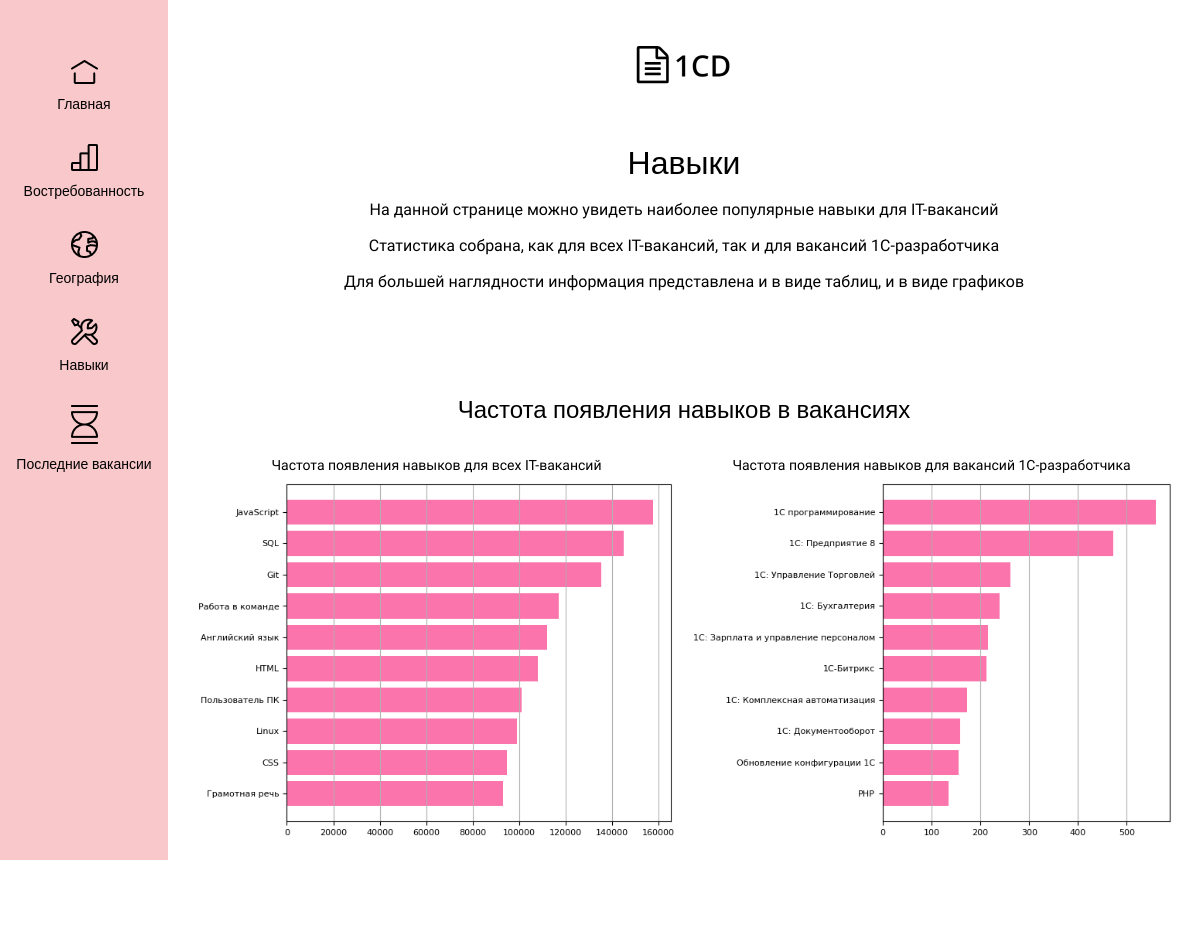
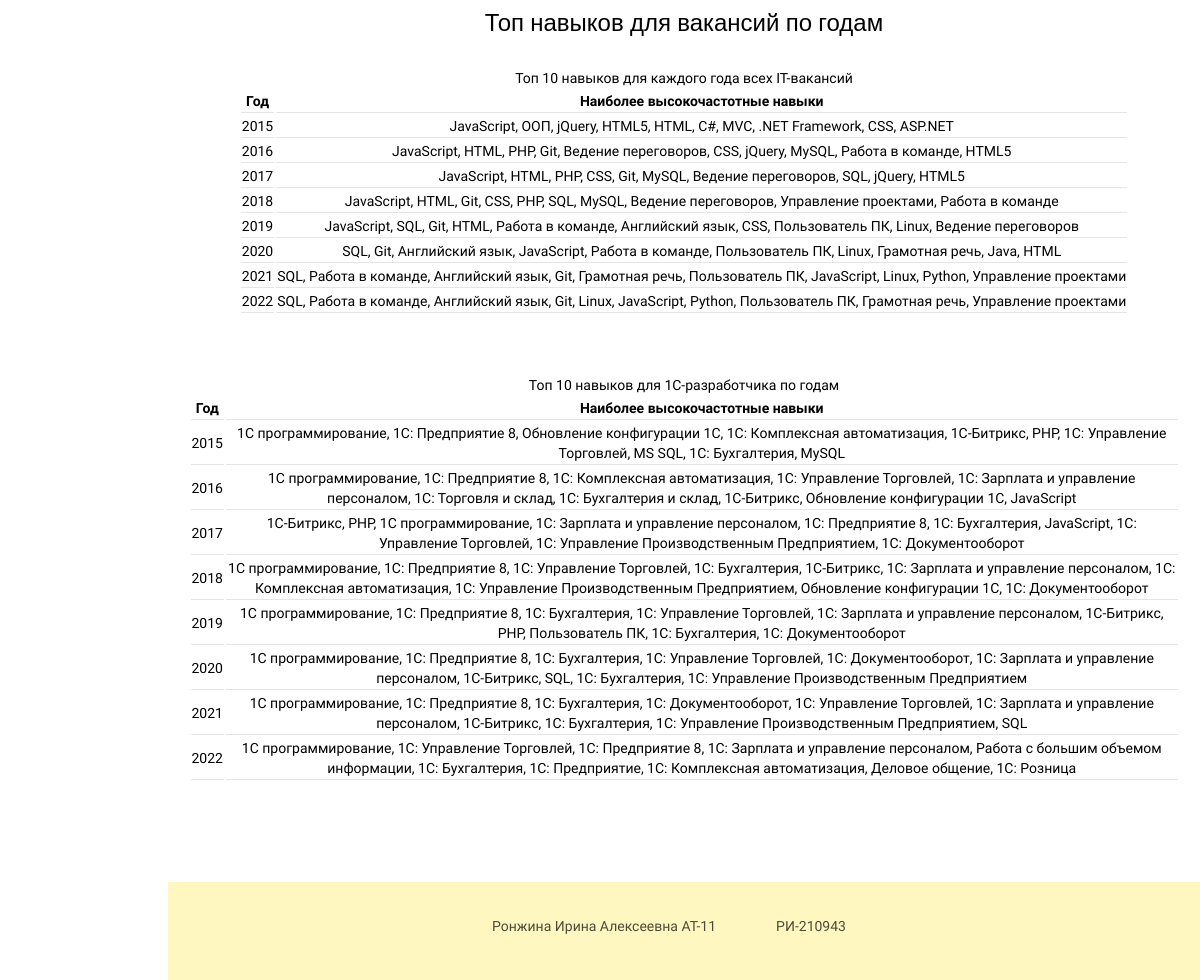
Screenshot of /skills/ with the database file from the repository (2 pictures, top to bottom).
### dev1C/models.py (models this page shows, shortened)
class Block(models.Model):
    title = models.CharField(max_length=63, blank=True)
    title_style = models.TextField(blank=True,null= True)
    page = models.CharField(max_length=25, choices=PAGES)
    style = models.TextField(blank=True)
    class Meta:
        verbose_name = 'Блок'
        verbose_name_plural = "Блоки"

class Content(models.Model):
    title = models.CharField(max_length=63, blank=True)
    title_style = models.TextField(blank=True, null=True)
    image = models.ImageField(upload_to='images/', blank=True)
    content = models.TextField(blank=True)
    style = models.TextField(blank=True)
    type = models.CharField(max_length=25, choices=TYPES)
    block = models.ForeignKey('Block', on_delete=models.CASCADE, null=True)
    class Meta:
        verbose_name = 'Содержание блока'
        verbose_name_plural = "Содержания блока"

### dev1C/views.py (the view)
# urls.py: path('skills/', skills, name='skills'),
def skills(request):
    blocks = Block.objects.filter(page='skills')
    context = {'blocks': blocks}
    return render(request, 'dev1C/skills.html', context=context)

### dev1C/templatetags/custom_tags.py (called while the page is built)
@register.simple_tag()
def get_all_content(block_id):
    contents = Content.objects.filter(block=block_id)
    return contents

@register.inclusion_tag('dev1C/table.html')
def show_table(table: Content):
    data = table.content.split('\n')
    head = data[0].split(',')
    rows = data[1:]
    values = list()
    for row in rows:
        if '[' in row and ']' in row:
            new_row = list()
            index = row.index('[')
            new_row.append(row[:index].split(',')[0])
            array = row[index:].replace('[', '').replace(']', '').replace("'", '')
            new_row.append(array)
            values.append(new_row)
        else:
            values.append(row.split(','))
    return {'content': table,
            'heads': head,
            'rows': values}

### dev1C/templates/dev1C/skills.html
{% extends 'dev1C/base.html' %}
{% block title_page %}
    <section class="page-lead">
    <h1>Навыки</h1>
        <p>На данной странице можно увидеть наиболее популярные навыки для IT-вакансий</p>
        <p>Статистика собрана, как для всех IT-вакансий, так и для вакансий 1С-разработчика</p>
        <p>Для большей наглядности информация представлена и в виде таблиц, и в виде графиков</p>
    </section>
{% endblock %}

### dev1C/templates/dev1C/base.html (shortened to what this page needs)
{% load static %}
{% load custom_tags %}
<!DOCTYPE html>
<html lang="en">
<head>
    <link rel="stylesheet" href="{% static 'dev1C/css/style.css' %}">
</head>
<body>
<header>
<nav>
    <ul class="nav-list">
        <li class="nav-item">
            <a class="nav-link" href="{% url 'home' %}"><img class="nav-icon" src="{% static 'dev1C/image/Home.png' %}">
            <p>Главная</p></a>
        </li>
        <li class="nav-item">
            <a class="nav-link" href="{% url 'demand' %}"><img class="nav-icon" src="{% static 'dev1C/image/Demand.png' %}">
            <p>Востребованность</p></a>
        </li>
        <li class="nav-item">
            <a class="nav-link" href="{% url 'areas' %}"><img class="nav-icon" src="{% static 'dev1C/image/Areas.png' %}">
            <p>География</p></a>
        </li>
        <li class="nav-item">
            <a class="nav-link" href="{% url 'skills' %}"><img class="nav-icon" src="{% static 'dev1C/image/Skills.png' %}">
            <p>Навыки</p></a>
        </li>
        <li class="nav-item">
            <a class="nav-link" href="{% url 'vacancies' %}"><img class="nav-icon" src="{% static 'dev1C/image/Vacancies.png' %}">
            <p>Последние вакансии</p></a>
        </li>
    </ul>
</nav>
    <div class="logo">
    <img src="{% static 'dev1C/image/Logo.png' %}">
        </div>
</header>
<main>
{% block title_page %}{% endblock %}
{% block main %}
    {% for block in blocks %}
        <section>
        <h2 class="title-{{ block.pk }}">{{ block.title }}</h2>
        <div class="section-{{ block.pk }}">
        {% get_all_content block.pk as contents %}
        {% for content in contents %}
            <div class="content-{{ content.pk }}">
            <p class="content-{{ content.pk }}-title">{{ content.title }}</p>
            {% if content.type == 'text' %}
                {% get_list content as list %}
                {% for p in list %}
                    <p>{{ p }}</p>
                {% endfor %}
            {% elif content.type == 'image' %}
                <img src="{{ content.image.url }}" class="content-{{ content.pk }}">
            {% elif content.type == 'table' %}
                {% show_table content %}
                {% endif %}
            </div>
            {% endfor %}
        </div>
        </section>
    {% endfor %}
{% endblock %}
</main>
<footer>
    <div class="author">
    <p>Ронжина Ирина Алексеевна АТ-11<p>
    <p>РИ-210943</p>
    </div>
</footer>
</body>
</html>

### dev1C/templates/dev1C/table.html
<table class="content-{{ content.pk }}">
    <tr>
        {% for head in heads %}
            <th align="center">{{ head }}</th>
        {% endfor %}
    </tr>
    {% for th in rows %}
    <tr>
        {% for td in th %}
            <td align="center">{{ td }}</td>
            {% endfor %}
    </tr>
    {% endfor %}
</table>

### dev1C/static/dev1C/css/style.css (style rules this page uses)
body { margin: 0; padding: 0; font-size: 14px; font-family: 'Cantarell', sans-serif; font-weight: 500; line-height: 20px; }
nav { display: flex; flex-direction: column; background-color: #F8C8CA; width: 168px; position: fixed; height: 100vh; margin-top: -40px; padding-top: 60px; }
.nav-list { margin: 0; padding: 0; }
nav p { margin: 0; }
.nav-link { color: black; text-decoration: none; font-family: "Open Sans", sans-serif; font-size: 14px; }
.nav-item a { display: flex; gap: 10px; flex-direction: column; align-items: center; margin-bottom: 30px; }
main { margin-left: 168px; }
.logo { margin: 40px 0 50px 168px; display: flex; justify-content: center; }
h1 { font-family: "Open Sans", sans-serif; font-size: 32px; line-height: 44px; grid-area: title; align-self: start; font-weight: 400; margin: 0; }
h2 { font-family: "Open Sans", sans-serif; font-weight: 400; font-size: 24px; line-height: 33px; margin-top: 0; margin-bottom: 40px; }
section { margin-bottom: 100px; }
li:before { content: "‣"; color: black; }
li { margin-bottom: 10px; }
li:last-child { margin-bottom: 0; }
ul { margin: 0; padding: 0; list-style: none; }
.nav-item:before { content: ""; }
.author { display: flex; justify-content: center; margin-left: 168px; background-color: rgba(255, 247, 191, 1); padding-top: 20px; padding-bottom: 30px; }
.author p { margin-right: 30px; color: rgba(0, 0, 0, 0.7); }
.page-lead { font-size: 16px; text-align: center; width: 991px; margin-left: auto; margin-right: auto; }
tr { border-bottom: 1px solid rgba(0, 0, 0, 0.1); }
th { border-bottom: 1px solid rgba(0, 0, 0, 0.1); }
td { border-bottom: 1px solid rgba(0, 0, 0, 0.1); }
.page-lead h1 { font-family: "Open Sans", sans-serif; font-size: 32px; line-height: 44px; font-weight: 400; }

### rows the page displays
Block: title "Частота появления навыков в вакансиях"
Content: title "Частота появления навыков для всех IT-вакансий", image (picture)
Content: title "Частота появления навыков для вакансий 1С-разработчика", image (picture)
Block: title "Топ навыков для вакансий по годам"
Content: title "Топ 10 навыков для каждого года всех IT-вакансий", heads "Год" "Наиболее высокочастотные навыки", th "2015" "JavaScript, ООП, jQuery, HTML5, HTML, C#, MVC, .NET Framework, CSS, ASP.NET" "2016" "JavaScript, HTML, PHP, Git, Ведение переговоров, CSS, jQuery, MySQL, Работа в команде, HTML5" "2017" "JavaScript, HTML, PHP, CSS, Git, MySQL, Ведение переговоров, SQL, jQuery, HTML5" "2018" "JavaScript, HTML, Git, CSS, PHP, SQL, MySQL, Ведение переговоров, Управление проектами, Работа в команде" "2019" "JavaScript, SQL, Git, HTML, Работа в команде, Английский язык, CSS, Пользователь ПК, Linux, Ведение переговоров" "2020" "SQL, Git, Английский язык, JavaScript, Работа в команде, Пользователь ПК, Linux, Грамотная речь, Java, HTML" "2021" "SQL, Работа в команде, Английский язык, Git, Грамотная речь, Пользователь ПК, JavaScript, Linux, Python, Управление проектами" "2022" "SQL, Работа в команде, Английский язык, Git, Linux, JavaScript, Python, Пользователь ПК, Грамотная речь, Управление проектами"
Content: title "Топ 10 навыков для 1С-разработчика по годам", heads "Год" "Наиболее высокочастотные навыки", th "2015" "1С программирование, 1С: Предприятие 8, Обновление конфигурации 1С, 1С: Комплексная автоматизация, 1С-Битрикс, PHP, 1С: Управление Торговлей, MS SQL, 1С: Бухгалтерия, MySQL" "2016" "1С программирование, 1С: Предприятие 8, 1С: Комплексная автоматизация, 1С: Управление Торговлей, 1С: Зарплата и управление персоналом, 1С: Торговля и склад, 1С: Бухгалтерия и склад, 1С-Битрикс, Обновление конфигурации 1С, JavaScript" "2017" "1С-Битрикс, PHP, 1С программирование, 1С: Зарплата и управление персоналом, 1С: Предприятие 8, 1С: Бухгалтерия, JavaScript, 1С: Управление Торговлей, 1С: Управление Производственным Предприятием, 1С: Документооборот" "2018" "1С программирование, 1С: Предприятие 8, 1С: Управление Торговлей, 1С: Бухгалтерия, 1С-Битрикс, 1С: Зарплата и управление персоналом, 1С: Комплексная автоматизация, 1С: Управление Производственным Предприятием, Обновление конфигурации 1С, 1С: Документооборот" "2019" "1С программирование, 1С: Предприятие 8, 1С: Бухгалтерия, 1С: Управление Торговлей, 1С: Зарплата и управление персоналом, 1С-Битрикс, PHP, Пользователь ПК, 1C: Бухгалтерия, 1С: Документооборот" "2020" "1С программирование, 1С: Предприятие 8, 1С: Бухгалтерия, 1С: Управление Торговлей, 1С: Документооборот, 1С: Зарплата и управление персоналом, 1С-Битрикс, SQL, 1C: Бухгалтерия, 1С: Управление Производственным Предприятием" "2021" "1С программирование, 1С: Предприятие 8, 1С: Бухгалтерия, 1С: Документооборот, 1С: Управление Торговлей, 1С: Зарплата и управление персоналом, 1С-Битрикс, 1C: Бухгалтерия, 1С: Управление Производственным Предприятием, SQL" "2022" "1С программирование, 1С: Управление Торговлей, 1С: Предприятие 8, 1С: Зарплата и управление персоналом, Работа с большим объемом информации, 1С: Бухгалтерия, 1C: Предприятие, 1С: Комплексная автоматизация, Деловое общение, 1С: Розница"
